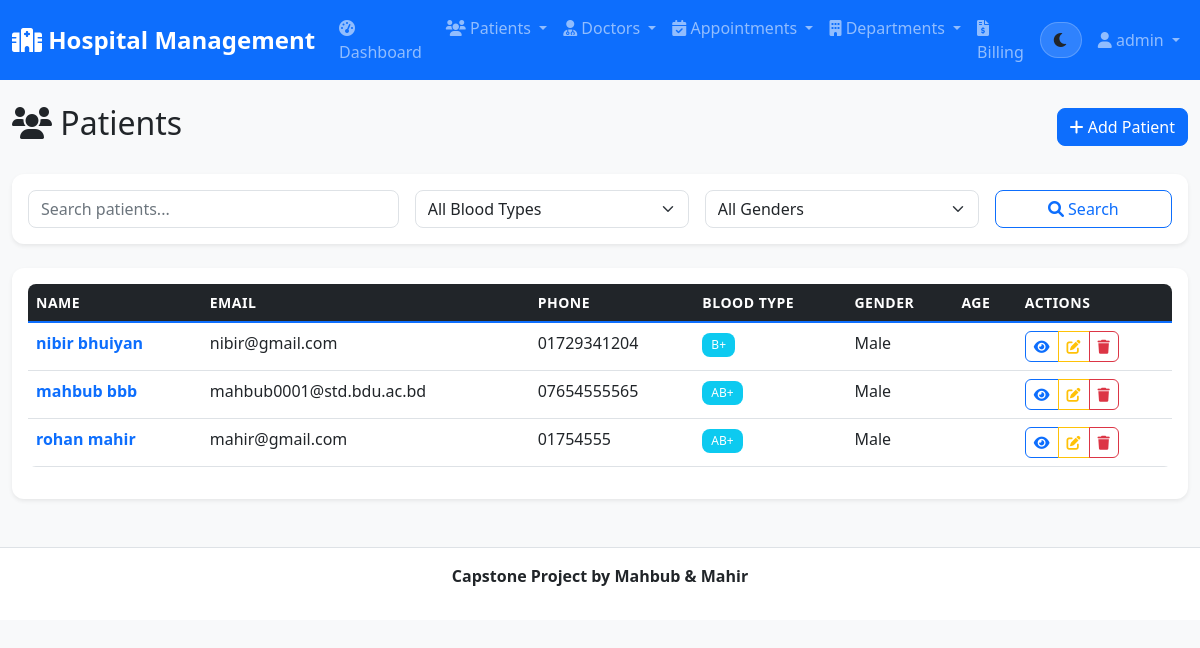
/patients/ (signed in), run on the app's committed database.
### hospital_app/models.py (models this page shows, shortened)
class Patient(models.Model):
    GENDER_CHOICES = [
        ('M', 'Male'),
        ('F', 'Female'),
        ('O', 'Other'),
    ]
    BLOOD_TYPE_CHOICES = [
        ('A+', 'A+'),
        ('A-', 'A-'),
        ('B+', 'B+'),
        ('B-', 'B-'),
        ('AB+', 'AB+'),
        ('AB-', 'AB-'),
        ('O+', 'O+'),
        ('O-', 'O-'),
    ]
    first_name = models.CharField(max_length=50)
    last_name = models.CharField(max_length=50)
    email = models.EmailField(unique=True)
    phone = models.CharField(max_length=20)
    date_of_birth = models.DateField()
    gender = models.CharField(max_length=1, choices=GENDER_CHOICES)
    blood_type = models.CharField(max_length=3, choices=BLOOD_TYPE_CHOICES)
    address = models.TextField()
    emergency_contact = models.CharField(max_length=100)
    emergency_phone = models.CharField(max_length=20)
    medical_history = models.TextField(blank=True)
    allergies = models.TextField(blank=True)
    created_at = models.DateTimeField(auto_now_add=True)
    updated_at = models.DateTimeField(auto_now=True)
    @property
    def full_name(self):
        return f"{self.first_name} {self.last_name}"

### hospital_app/views.py (the view)
# urls.py: path('patients/', views.patient_list, name='patient_list'),
@login_required
def patient_list(request):
    patients = Patient.objects.all()
    return render(request, 'hospital/patient_list.html', {'patients': patients})

### hospital/templates/hospital/patient_list.html (shortened to what this page needs)
{% extends 'base.html' %}
{% block content %}
<div class="d-flex justify-content-between align-items-center mb-4">
    <h2><i class="fas fa-users"></i> Patients</h2>
    <a href="{% url 'patient_create' %}" class="btn btn-primary">
        <i class="fas fa-plus"></i> Add Patient
    </a>
</div>
<div class="card mb-4">
    <div class="card-body">
        <form method="get" class="row g-3">
            <div class="col-md-4">
                <input type="text" class="form-control" name="search" placeholder="Search patients..." value="{{ request.GET.search }}">
            </div>
            <div class="col-md-3">
                <select class="form-select" name="blood_type">
                    <option value="">All Blood Types</option>
                </select>
            </div>
            <div class="col-md-3">
                <select class="form-select" name="gender">
                    <option value="">All Genders</option>
                </select>
            </div>
            <div class="col-md-2">
                <button type="submit" class="btn btn-outline-primary w-100">
                    <i class="fas fa-search"></i> Search
                </button>
            </div>
        </form>
    </div>
</div>
<div class="card">
    <div class="card-body">
        {% if patients %}
        <div class="table-responsive">
            <table class="table table-hover">
                <thead class="table-dark">
                    <tr>
                        <th>Name</th>
                        <th>Email</th>
                        <th>Phone</th>
                        <th>Blood Type</th>
                        <th>Gender</th>
                        <th>Age</th>
                        <th>Actions</th>
                    </tr>
                </thead>
                <tbody>
                    {% for patient in patients %}
                    <tr>
                        <td>
                            <a href="{% url 'patient_detail' patient.pk %}" class="text-decoration-none">
                                <strong>{{ patient.full_name }}</strong>
                            </a>
                        </td>
                        <td>{{ patient.email }}</td>
                        <td>{{ patient.phone }}</td>
                        <td><span class="badge bg-info">{{ patient.get_blood_type_display }}</span></td>
                        <td>{{ patient.get_gender_display }}</td>
                        <td>{{ patient.age }}</td>
                        <td>
                            <div class="btn-group" role="group">
                                <a href="{% url 'patient_detail' patient.pk %}" class="btn btn-sm btn-outline-primary" title="View">
                                    <i class="fas fa-eye"></i>
                                </a>
                                <a href="{% url 'patient_update' patient.pk %}" class="btn btn-sm btn-outline-warning" title="Edit">
                                    <i class="fas fa-edit"></i>
                                </a>
                                <a href="{% url 'patient_delete' patient.pk %}" class="btn btn-sm btn-outline-danger" title="Delete">
                                    <i class="fas fa-trash"></i>
                                </a>
                            </div>
                        </td>
                    </tr>
                    {% endfor %}
                </tbody>
            </table>
        </div>
        {% endif %}
    </div>
</div>
{% endblock %}

### hospital/templates/base.html (shortened to what this page needs)
<!DOCTYPE html>
<html lang="en" data-theme="light">
<head>
    <link href="https://cdn.jsdelivr.net/npm/bootstrap@5.1.3/dist/css/bootstrap.min.css" rel="stylesheet">
    <link href="https://cdnjs.cloudflare.com/ajax/libs/font-awesome/6.0.0/css/all.min.css" rel="stylesheet">
    {% load static %}
    <link rel="stylesheet" href="{% static 'css/style.css' %}">
</head>
<body>
    <nav class="navbar navbar-expand-lg navbar-dark bg-primary">
        <div class="container-fluid">
            <a class="navbar-brand" href="{% url 'home' %}">
                <i class="fas fa-hospital"></i> Hospital Management
            </a>
            <div class="collapse navbar-collapse" id="navbarNav">
                <ul class="navbar-nav me-auto">
                    {% if user.is_authenticated %}
                    <li class="nav-item">
                        <a class="nav-link" href="{% url 'dashboard' %}">
                            <i class="fas fa-tachometer-alt"></i> Dashboard
                        </a>
                    </li>
                    <li class="nav-item dropdown">
                        <a class="nav-link dropdown-toggle" href="#" id="patientsDropdown" role="button" data-bs-toggle="dropdown">
                            <i class="fas fa-users"></i> Patients
                        </a>
                    </li>
                    <li class="nav-item dropdown">
                        <a class="nav-link dropdown-toggle" href="#" id="doctorsDropdown" role="button" data-bs-toggle="dropdown">
                            <i class="fas fa-user-md"></i> Doctors
                        </a>
                    </li>
                    <li class="nav-item dropdown">
                        <a class="nav-link dropdown-toggle" href="#" id="appointmentsDropdown" role="button" data-bs-toggle="dropdown">
                            <i class="fas fa-calendar-check"></i> Appointments
                        </a>
                    </li>
                    <li class="nav-item dropdown">
                        <a class="nav-link dropdown-toggle" href="#" id="departmentsDropdown" role="button" data-bs-toggle="dropdown">
                            <i class="fas fa-building"></i> Departments
                        </a>
                    </li>
                    <li class="nav-item">
                        <a class="nav-link" href="{% url 'billing_list' %}">
                            <i class="fas fa-file-invoice-dollar"></i> Billing
                        </a>
                    </li>
                    {% endif %}
                </ul>
                <ul class="navbar-nav">
                    <li class="nav-item d-flex align-items-center me-2">
                        <button id="themeToggle" class="btn theme-toggle" type="button" aria-label="Toggle dark mode" title="Toggle theme">
                            <i id="themeIcon" class="fas fa-moon"></i>
                        </button>
                    </li>
                    {% if user.is_authenticated %}
                    <li class="nav-item dropdown">
                        <a class="nav-link dropdown-toggle" href="#" id="userDropdown" role="button" data-bs-toggle="dropdown">
                            <i class="fas fa-user"></i> {{ user.username }}
                        </a>
                    </li>
                    {% endif %}
                </ul>
            </div>
        </div>
    </nav>
    <main class="container-fluid mt-4">
        {% block content %}
        {% endblock %}
    </main>
    <footer class="text-center py-3 mt-5">
         <div class="container">
            <p><b>Capstone Project by Mahbub & Mahir</b></p>
        </div>
    </footer>
    {% load static %}
</body>
</html>

### hospital/static/css/style.css (style rules this page uses)
:root { --primary-color: #0d6efd; --secondary-color: #6c757d; --success-color: #198754; --info-color: #0dcaf0; --warning-color: #ffc107; --danger-color: #dc3545; --light-color: #f8f9fa; --dark-color: #212529; --bg: #f8f9fa; --bg-elevated: #ffffff; --text: #212529; --text-muted: #6c757d; --border: #dee2e6; --shadow: 0 0.125rem 0.25rem rgba(0, 0, 0, 0.075); --shadow-hover: 0 0.5rem 1rem rgba(0, 0, 0, 0.15); }
html, body { font-family: 'Segoe UI', Tahoma, Geneva, Verdana, sans-serif; background-color: var(--bg) !important; color: var(--text) !important; transition: background-color 320ms ease, color 320ms ease; }
.navbar-brand { font-weight: bold; font-size: 1.5rem; }
.navbar-nav .nav-link { font-weight: 500; transition: all 0.3s ease; }
.card { border: none; border-radius: 0.75rem; background-color: var(--bg-elevated); color: var(--text); box-shadow: var(--shadow); transition: all 0.3s ease; }
.card-body, .card-header, .card-footer { background-color: transparent; color: var(--text); }
.table { border-radius: 0.5rem; overflow: hidden; }
.table thead th { border-bottom: 2px solid var(--primary-color); font-weight: 600; text-transform: uppercase; font-size: 0.875rem; letter-spacing: 0.5px; }
.table { color: var(--text); }
.btn { border-radius: 0.5rem; font-weight: 500; transition: all 0.3s ease; }
.btn-group .btn { border-radius: 0; }
.btn-group .btn:first-child { border-radius: 0.375rem 0 0 0.375rem; }
.btn-group .btn:last-child { border-radius: 0 0.375rem 0.375rem 0; }
.form-control, .form-select { border-radius: 0.5rem; border: 1px solid var(--border); background-color: var(--bg-elevated); color: var(--text); transition: all 0.3s ease; }
footer { background-color: var(--bg-elevated) !important; color: var(--text); border-top: 1px solid var(--border); }
.theme-toggle { width: 42px; height: 36px; border-radius: 999px; display: inline-flex; align-items: center; justify-content: center; background: rgba(255, 255, 255, 0.14); border: 1px solid rgba(255, 255, 255, 0.22); transition: transform 180ms ease, background-color 320ms ease, border-color 320ms ease; }
.badge { font-weight: 500; padding: 0.5em 0.75em; border-radius: 0.5rem; }

### data on the page
Patient: full_name "nibir bhuiyan", email "nibir@gmail.com", phone "01729341204", blood_type "B+", gender "Male"
Patient: full_name "mahbub bbb", email "mahbub0001@std.bdu.ac.bd", phone "07654555565", blood_type "AB+", gender "Male"
Patient: full_name "rohan mahir", email "mahir@gmail.com", phone "01754555", blood_type "AB+", gender "Male"

### other printed values
{{ user.username }} "admin"
